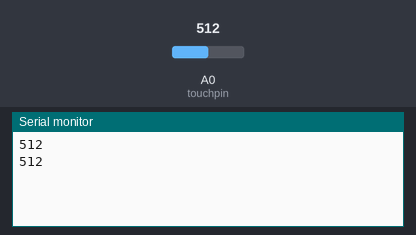
A sketch run on a simulated ESP8266 (NodeMCU). Parts: the last lines printed to the serial monitor. Inputs (shaded band) come from the test bench; at power-on: A0 (touchpin) = 512.

Above: at 1.8 s.
1.9 s: A0 (touchpin) set to 716
At 2.8 s:
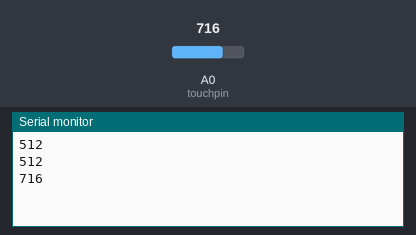
3.4 s: A0 (touchpin) set to 900
At 4.7 s:
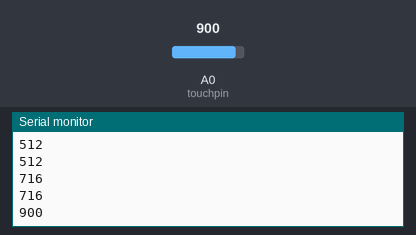
Timing chart, 0 to 6.4 s (numbered marks = the images above; inputs shaded):
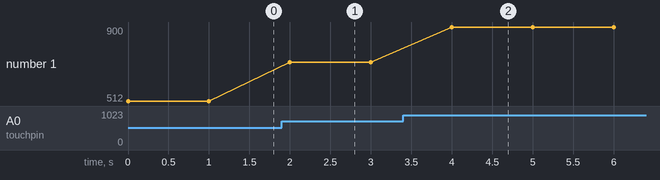

Measured:
- after the input at 1.9 s, the serial monitor: prints a new line after 0.10 s (image 1)
- after the input at 3.4 s, the serial monitor: prints a new line after 0.60 s (image 2)
- plotted number 1: 512 → 716 after the input at 1.9 s, 716 → 900 after the input at 3.4 s

The sketch:

6_Touch.ino
```cpp
#include <ESP8266WiFi.h>
#include <ESP8266WebServer.h>

#define touchpin A0

void setup() {
  Serial.begin(115200);

}

void loop() {
 int touch = analogRead(touchpin);
  Serial.println(touch);
  delay(1000);

}
```
